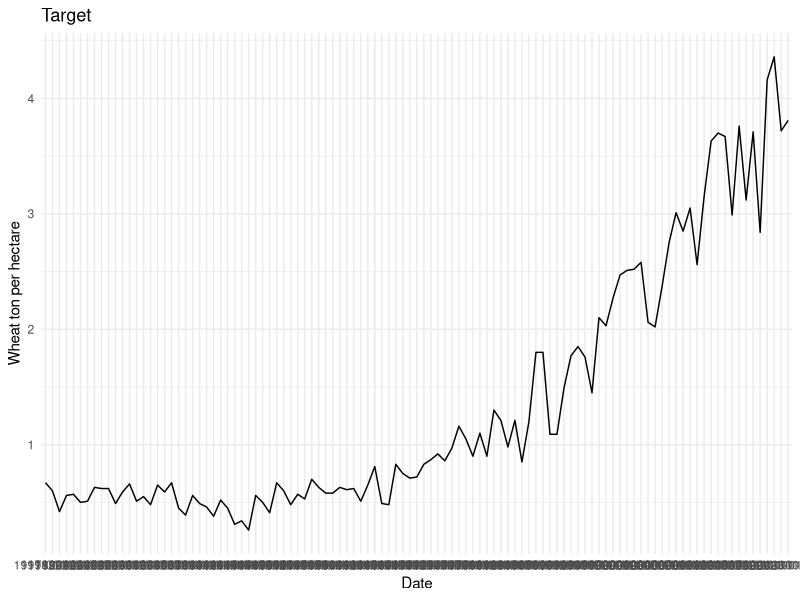

Reproduce this figure in R.
library(ggplot2)

# Load all the datasets
monthly <- read.csv("source/monthly.csv")
pentadal <- read.csv("source/pentadal.csv")
quarterly <- read.csv("source/quarterly.csv")
yearly <- read.csv("source/yearly.csv")

target <- read.csv("source/target.csv")

# Plot target
ggplot(target, aes(x=date, y=wheat_ton_per_hectare)) +
  geom_line(aes(group=1)) +
  ggtitle("Target") +
  labs(
    x="Date",
    y="Wheat ton per hectare",
    title="Target"
  ) +
  theme(plot.title = element_text(hjust = 0.5)) +
  theme_minimal()